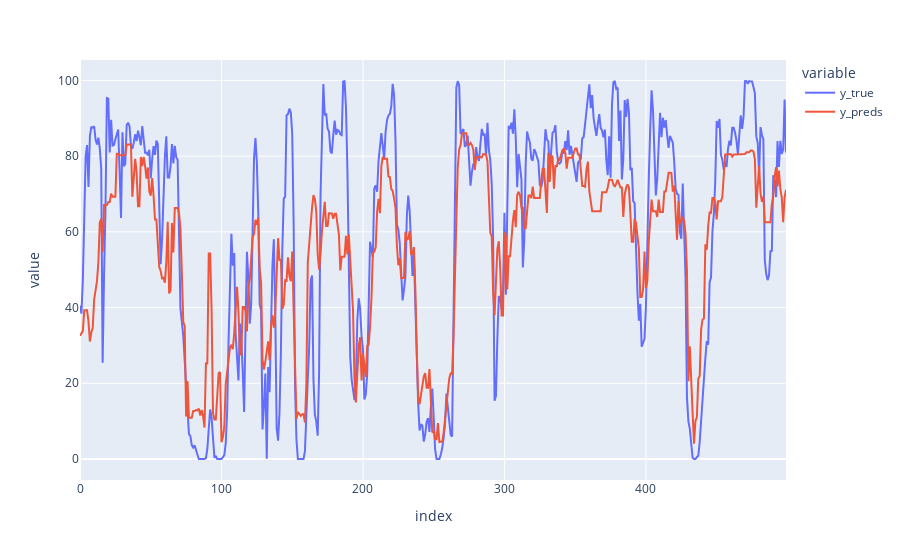

This figure's notebook cell:
### Markdown cell above
### Plot predictions

### Code cell
import plotly.express as px

df = pd.DataFrame({"y_true": y_true, "y_preds": y_preds}).head(500)
fig = px.line(df, y=["y_true", "y_preds"], title='')
fig.show()

### Figure 1 — Plotly figure (JSON) as saved in the notebook; plotly's stock layout.template omitted (floating-point values rounded to 4 significant figures; data arrays with more than 128 entries replaced by an {"elided": "..."} marker saying what was removed)
{"data": [{"hovertemplate": "variable=y_true<br>index=%{x}<br>value=%{y}<extra></extra>", "legendgroup": "y_true", "line": {"color": "#636efa", "dash": "solid"}, "marker": {"symbol": "circle"}, "mode": "lines", "name": "y_true", "orientation": "v", "showlegend": true, "type": "scatter", "x": {"elided": "500 int values"}, "xaxis": "x", "y": {"elided": "500 float values"}, "yaxis": "y"}, {"hovertemplate": "variable=y_preds<br>index=%{x}<br>value=%{y}<extra></extra>", "legendgroup": "y_preds", "line": {"color": "#EF553B", "dash": "solid"}, "marker": {"symbol": "circle"}, "mode": "lines", "name": "y_preds", "orientation": "v", "showlegend": true, "type": "scatter", "x": {"elided": "500 int values"}, "xaxis": "x", "y": {"elided": "500 float values"}, "yaxis": "y"}], "layout": {"legend": {"title": {"text": "variable"}, "tracegroupgap": 0}, "margin": {"t": 60}, "xaxis": {"anchor": "y", "domain": [0, 1], "title": {"text": "index"}}, "yaxis": {"anchor": "x", "domain": [0, 1], "title": {"text": "value"}}}}
